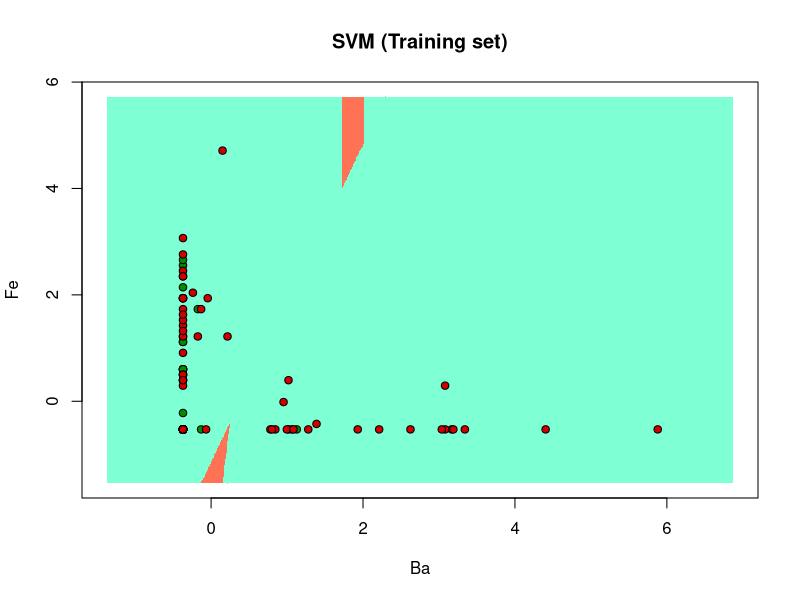
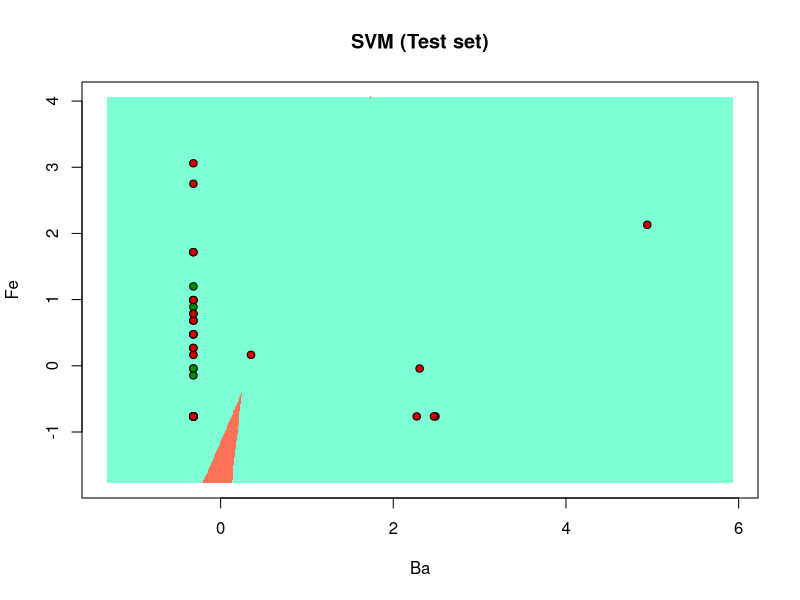

Generate these figures, in order, with R:
## ---- chunk 1
library(mlbench)
data(Glass)
dataset <- Glass
dataset <- dataset[8:10]
dataset
## ---- chunk 2
# Encoding the target feature as factor 
dataset$Type = factor(dataset$Type, levels = c(1:10)) 
dataset
## ---- chunk 3
# Splitting the dataset into the Training set and Test set 
library(caTools) 

set.seed(123) 
split = sample.split(dataset$Type, SplitRatio = 0.75) 

training_set = subset(dataset, split == TRUE) 
test_set = subset(dataset, split == FALSE) 
training_set
test_set
## ---- chunk 4
# Feature Scaling 
training_set[-3] = scale(training_set[-3]) 
test_set[-3] = scale(test_set[-3]) 
training_set
test_set
## ---- chunk 5
# Fitting SVM to the Training set 
library(e1071) 

classifier = svm(formula = Type ~ ., 
				data = training_set, 
				type = 'C-classification', 
				kernel = 'linear') 
classifier
## ---- chunk 6
# Predicting the Test set results 
y_pred = predict(classifier, newdata = test_set[-3]) 
y_pred

## ---- chunk 7
# Making the Confusion Matrix 
cm = table(test_set[, 3], y_pred) 
cm
## ---- chunk 8
# Plotting the training data set results 
set = training_set 
X1 = seq(min(set[, 1]) - 1, max(set[, 1]) + 1, by = 0.01) 
X2 = seq(min(set[, 2]) - 1, max(set[, 2]) + 1, by = 0.01) 

grid_set = expand.grid(X1, X2) 
colnames(grid_set) = c('Ba', 'Fe') 
y_grid = predict(classifier, newdata = grid_set) 

plot(set[, -3], 
	main = 'SVM (Training set)', 
	xlab = 'Ba', ylab = 'Fe', 
	xlim = range(X1), ylim = range(X2)) 

contour(X1, X2, matrix(as.numeric(y_grid), length(X1), length(X2)), add = TRUE) 

points(grid_set, pch = '.', col = ifelse(y_grid == 1, 'coral1', 'aquamarine')) 

points(set, pch = 21, bg = ifelse(set[, 3] == 1, 'green4', 'red3')) 

## ---- chunk 9
set = test_set 
X1 = seq(min(set[, 1]) - 1, max(set[, 1]) + 1, by = 0.01) 
X2 = seq(min(set[, 2]) - 1, max(set[, 2]) + 1, by = 0.01) 

grid_set = expand.grid(X1, X2) 
colnames(grid_set) = c('Ba', 'Fe') 
y_grid = predict(classifier, newdata = grid_set) 

plot(set[, -3], main = 'SVM (Test set)', 
	xlab = 'Ba', ylab = 'Fe', 
	xlim = range(X1), ylim = range(X2)) 

contour(X1, X2, matrix(as.numeric(y_grid), length(X1), length(X2)), add = TRUE) 

points(grid_set, pch = '.', col = ifelse(y_grid == 1, 'coral1', 'aquamarine')) 

points(set, pch = 21, bg = ifelse(set[, 3] == 1, 'green4', 'red3')) 
